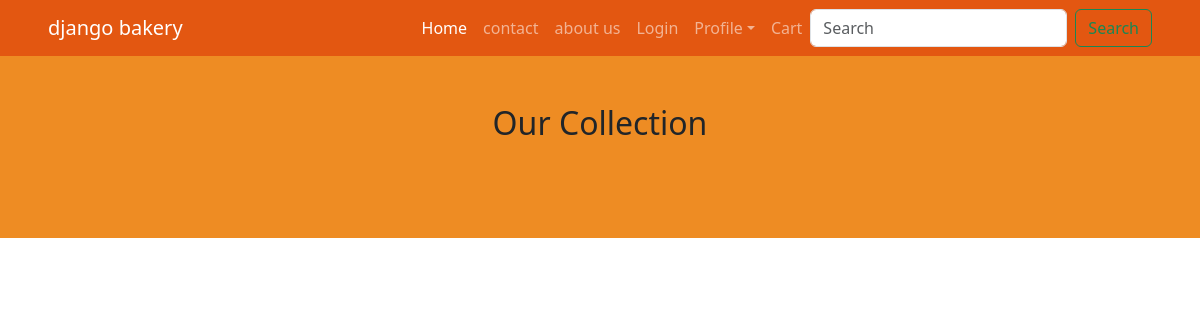
Page /collection/all on the earlier database version.
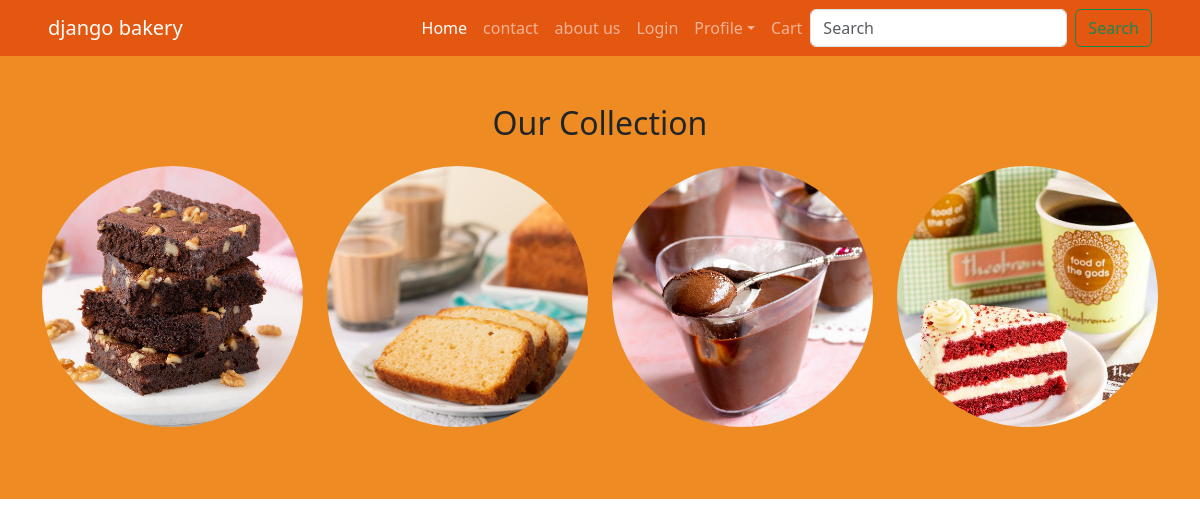
Same page on the later database version.
### inventory/models.py (models this page shows, shortened)
class Collection(models.Model):
    name = models.CharField( max_length=50)
    desc = models.TextField()
    image = models.ImageField( upload_to="Collection", blank=True,null=True)

### inventory/views.py (the view)
# urls.py: path('collection/all', views.collection_list, name='collection_all'),
def collection_list(request):
    return render(request,'inventory/collection_all.html', context={
        'collections':Collection.objects.all()
    })

### cart/templatetags/cart_tags.py (called while the page is built)
@register.simple_tag(takes_context=True)
def count_cart_items(context):
    request = context.get('request')
    user = request.user
    if user.is_authenticated:
        if Cart.objects.filter(user=user).exists():
            cart = Cart.objects.get(user=user)
            return CartItem.objects.filter(cart=cart).count()
    return 0

### templates/inventory/collection_all.html (shortened to what this page needs)
{% extends 'layout/base.html' %}
{% load static  %}
{% block content %}
<div class="container-fluid py-5" style="background-color: rgba(236, 127, 10, 0.895);">
    <div class="row">
      <div class="col">
        <h2 class="text-center">Our Collection</h2>
        <div class="container py-2 my-3">
          <div class="row">
          {% for item in collections  %}
            <div class="col-md-3 text-center">
              <a href="{% url 'collection_detail' item.id %}">
              <img src="{{item.image.url}}" alt="{{item.name}}" class="img-fluid rounded-circle">
            </a>
            </div> {% endfor %}
          </div>
          </div>
        </div>
      </div>
    </div>
{% endblock content %}

Differences in the rows shown:
added Collection: image (picture)
added Collection: image (picture)
added Collection: image (picture)
added Collection: image (picture)
